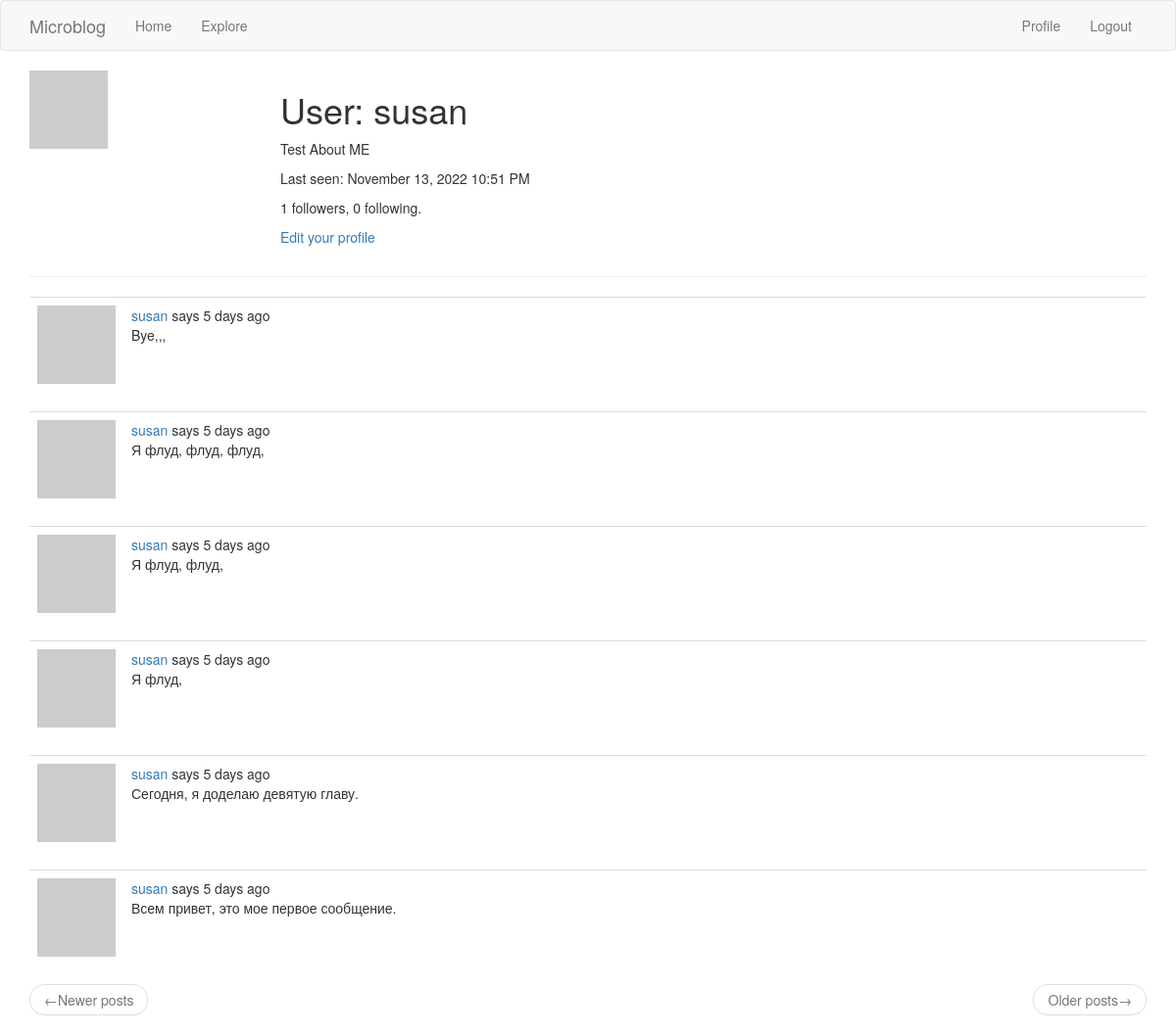
Before: /user/susan (signed in) with the older database file.
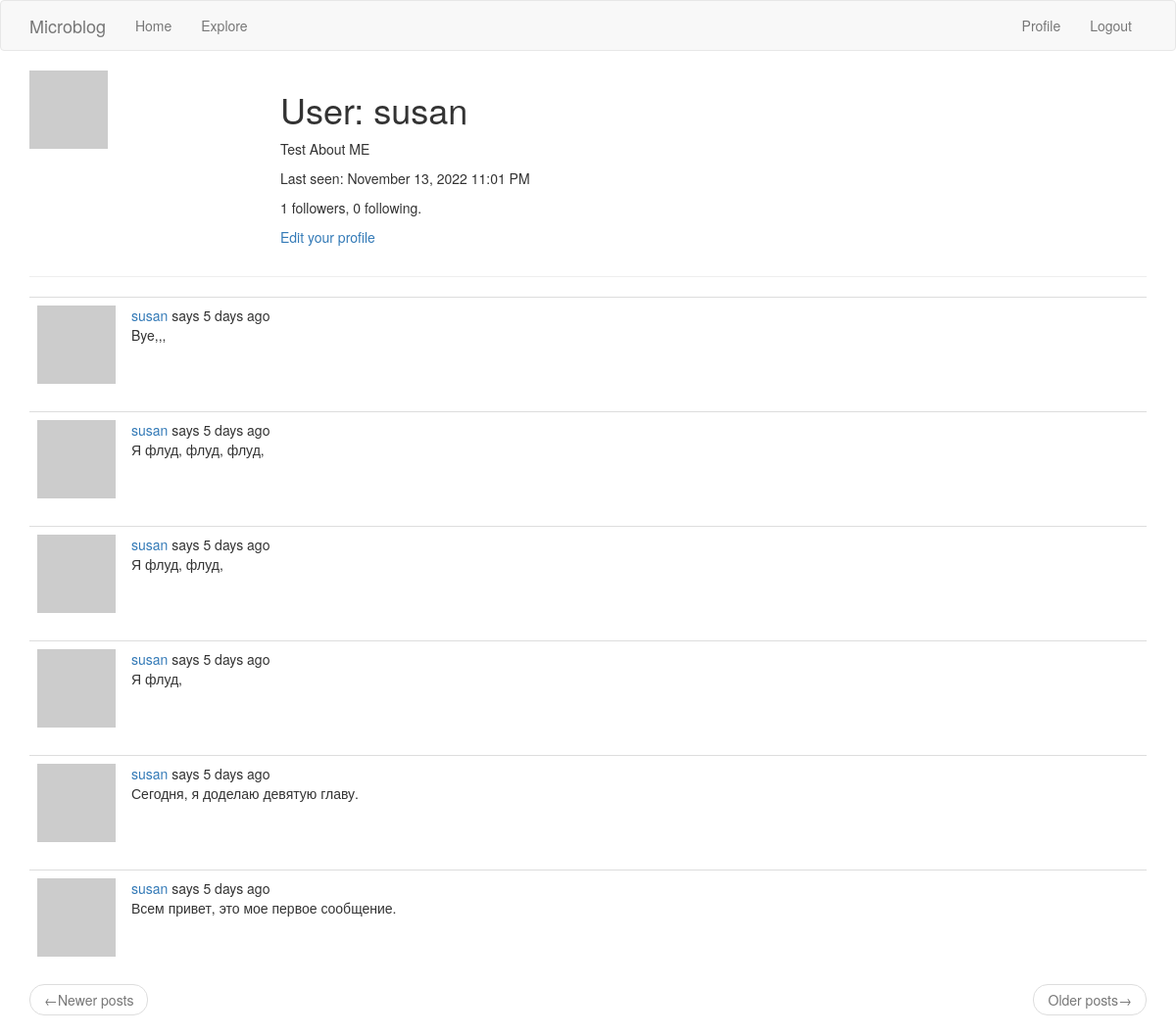
After: the same page with the newer database file.
### app/models.py (models this page shows, shortened)
class User(UserMixin, db.Model):
    id = db.Column(
        db.Integer,
        primary_key=True,
    )
    username = db.Column(
        db.String(64),
        index=True,
        unique=True,
    )
    email = db.Column(
        db.String(120),
        index=True,
        unique=True,
    )
    password_hash = db.Column(
        db.String(128),
    )
    about_me = db.Column(
        db.String(140)
    )
    last_seen = db.Column(
        db.DateTime, default=datetime.utcnow
    )
    posts = db.relationship(
        'Post',
        backref='author',
        lazy='dynamic',
    )
    followed = db.relationship(
        'User',
        secondary=followers,
        primaryjoin=(followers.c.follower_id == id),
        secondaryjoin=(followers.c.followed_id == id),
        backref=db.backref('followers', lazy='dynamic'),
        lazy='dynamic',
    )
    def avatar(self, size):
        digest = md5(self.email.lower().encode('utf-8')).hexdigest()
        return f'https://www.gravatar.com/avatar/{digest}?d=identicon&s={size}'

class Post(db.Model):
    id = db.Column(
        db.Integer,
        primary_key=True,
    )
    body = db.Column(
        db.String(140),
    )
    timestamp = db.Column(
        db.DateTime,
        index=True,
        default=datetime.utcnow,
    )
    user_id = db.Column(
        db.Integer(),
        db.ForeignKey('user.id'),
    )

### app/routes.py (the view)
@app.route('/user/<username>')
@login_required
def user(username):
    user = User.query.filter_by(username=username).first_or_404()
    page = request.args.get('page', 1, type=int)
    posts = user.posts.order_by(Post.timestamp.desc()).paginate(
        page=page, per_page=app.config['POSTS_PER_PAGE'], error_out=False)
    next_url = url_for('user', username=user.username, page=posts.next_num) \
        if posts.has_next else None
    prev_url = url_for('user', username=user.username, page=posts.prev_num) \
        if posts.has_prev else None
    form = EmptyForm()
    context = {
        'user': user,
        'posts': posts.items,
        'form': form,
        'next_url': next_url,
        'prev_url': prev_url,
    }
    return render_template('user.html', **context)

### app/models.py (called while the page is built)
@login.user_loader
def load_user(id):
    return User.query.get(int(id))

### app/routes.py (called while the page is built)
@app.before_request
def before_request():
    if current_user.is_authenticated:
        current_user.last_seen = datetime.utcnow()
        db.session.commit()

### app/templates/user.html (shortened to what this page needs)
{% extends 'base.html' %}
{% block app_content %}
  <table style="table table-hover">
    <tr valign="top">
      <td width="256px"><img src="{{ user.avatar(256) }}"></td>
      <td>
        <h1>User: {{ user.username }}</h1>
        {% if user.about_me %}
          <p>
            {{ user.about_me }}
          </p>
        {% endif %}
        {% if user.last_seen %}
          <p>
            Last seen: {{ moment(user.last_seen).format('LLL') }}
          </p>
        {% endif %}
        <p>
          {{ user.followers.count() }} followers, {{user.followed.count() }} following.
        </p>
        {% if user == current_user %}
          <p>
            <a href="{{ url_for('edit_profile') }}">Edit your profile</a>
          </p>
        {% endif %}
      </td>
    </tr>
  </table>
  <hr>
  {% for post in posts %}
      {% include "_post.html" %}
  {% endfor %}
  <nav aria-label="...">
    <ul class="pager">
      <li class="previous {% if not prev_url %} disabled {% endif %}">
        <a href="{{ prev_url or '#' }}">
          <span aria-hidden="true">&larr;</span>Newer posts
        </a>
      </li>
      <li class="next {% if not next_url %} disabled {% endif %}">
        <a href="{{ next_url or '#' }}">
          Older posts<span aria-hidden="true">&rarr;</span>
        </a>
      </li>
    </ul>
  </nav>
{% endblock app_content %}

### app/templates/base.html (shortened to what this page needs)
{% extends 'bootstrap/base.html' %}
{% block navbar %}
  <nav class="navbar navbar-default">
    <div class="container">
      <div class="navbar-header">
        <a class="navbar-brand" href="{{ url_for('index') }}">Microblog</a>
      </div>
      <div class="collapse navbar-collapse" id="bs-example-navbar-collapse-1">
        <ul class="nav navbar-nav">
          <li><a href="{{ url_for('index') }}">Home</a></li>
          <li><a href="{{ url_for('explore') }}">Explore</a></li>
        </ul>
        <ul class="nav navbar-nav navbar-right">
          {% if current_user.is_anonymous %}
            <li><a href="{{ url_for('login') }}">Login</a></li>
          {% else %}
            <li><a href="{{ url_for('user', username=current_user.username) }}">Profile</a></li>
            <li><a href="{{ url_for('logout') }}">Logout</a></li>
          {% endif %}
        </ul>
      </div>
    </div>
  </nav>
{% endblock navbar %}
{% block content %}
  <div class="container">
    {% block app_content %}
    {% endblock app_content %}
  </div>
{% endblock content %}

### app/templates/_post.html
<table class="table table-hover">
  <tr>
    <td width="70px">
      <a href="{{ url_for('user', username=post.author.username) }}">
        <img src="{{ post.author.avatar(70) }}">
      </a>
    </td>
    <td>
      <a href="{{ url_for('user', username=post.author.username) }}">
        {{ post.author.username }}
      </a>
      says {{ moment(post.timestamp).fromNow() }}
      <br>
      {{ post.body }}
    </td>
  </tr>
</table>

Changed rows visible on the page:
changed User "susan": last_seen "November 13, 2022 10:51 PM" → "November 13, 2022 11:01 PM"
